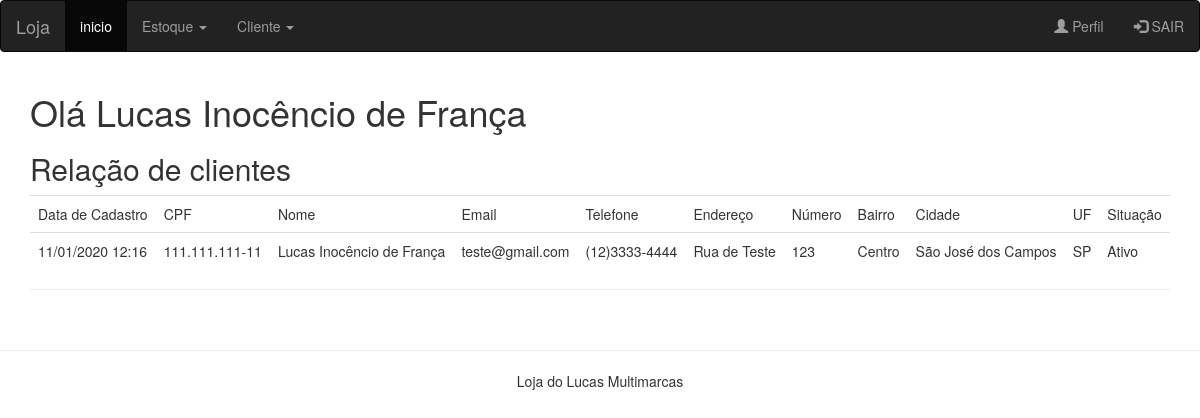
The page /loja/admin/clientes.php (signed in) on the database its author committed.
### tables this page shows
CREATE TABLE `clientes` (
  `cpf` varchar(16) NOT NULL,
  `nome` varchar(100) NOT NULL,
  `email` varchar(100) NOT NULL,
  `senha` varchar(50) NOT NULL,
  `situacao` enum('Ativo','Bloqueado') DEFAULT 'Ativo',
  `sexo` enum('M','F') DEFAULT 'M',
  `data_nascimento` date DEFAULT NULL,
  `telefone` varchar(20) DEFAULT NULL,
  `endereco` varchar(250) DEFAULT NULL,
  `numero` varchar(20) NOT NULL,
  `bairro` varchar(100) DEFAULT NULL,
  `cidade` varchar(100) DEFAULT NULL,
  `cep` varchar(100) DEFAULT NULL,
  `uf` char(2) DEFAULT NULL,
  `data_cadastro` datetime DEFAULT NULL
);

### loja/admin/clientes.php (the view)
<?php
include("header.php");
	echo "<div class=\"container\">";
	echo "<h1>Olá  ".$_SESSION["nome"]."</h1>";
	echo "<h2> Relação de clientes</h2>";
	$sql = "select * from clientes order by data_cadastro DESC";
	$resultado = $conexao->query($sql);
	echo "<table class='table table-hover'>";
	echo "<tr>
			<td>Data de Cadastro</td>
			<td>CPF</td>
			<td>Nome</td>
			<td>Email</td>
			<td>Telefone</td>
			<td>Endereço</td>
			<td>Número</td>
			<td>Bairro</td>
			<td>Cidade</td>
			<td>UF</td>
			<td>Situação</td>
		  </tr>";
	while($linha = $resultado->fetch_object())
	{
			$data_cadastro = date("d/m/Y H:i", strtotime($linha->data_cadastro));
			echo "<tr>
			<td>$data_cadastro</td>
			<td>$linha->cpf</td>
			<td>$linha->nome</td>
			<td>$linha->email</td>
			<td>$linha->telefone</td>
			<td>$linha->endereco</td>
			<td>$linha->numero</td>
			<td>$linha->bairro</td>
			<td>$linha->cidade</td>
			<td>$linha->uf</td>
			<td>$linha->situacao</td>
		  </tr>";
	}
	echo "</table>";
	echo "<hr>";
	echo "</div>";
include("footer.php");
?>

### rows shown on the page
clientes: data_cadastro "11/01/2020 12:16", cpf "111.111.111-11", nome "Lucas Inocêncio de França", email "teste@gmail.com", telefone "(12)3333-4444", endereco "Rua de Teste", numero "123", bairro "Centro", cidade "São José dos Campos", uf "SP", situacao "Ativo"

### other values the page prints
$_SESSION["nome"] "Lucas Inocêncio de França"
